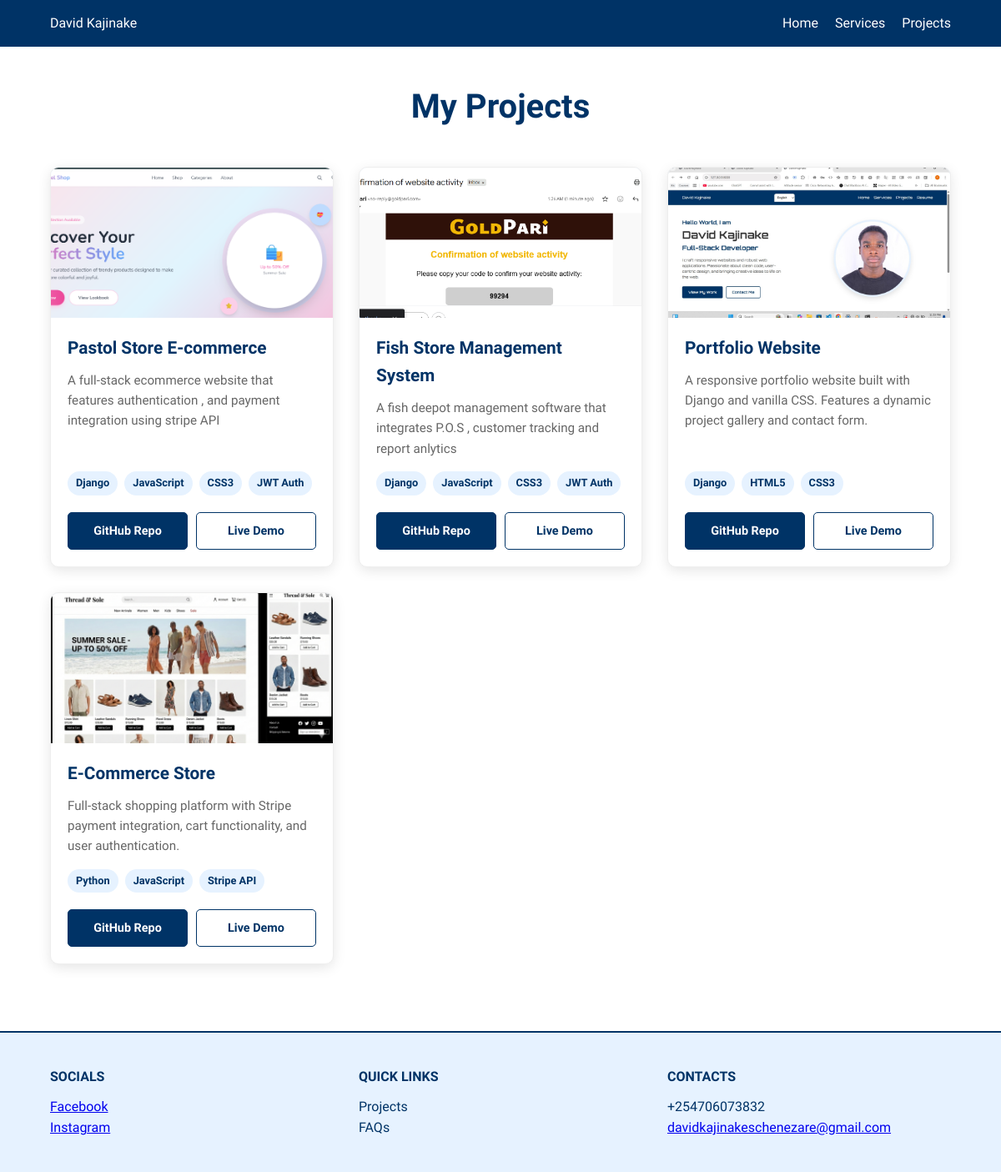
The page /projects/ on the database as committed earlier.
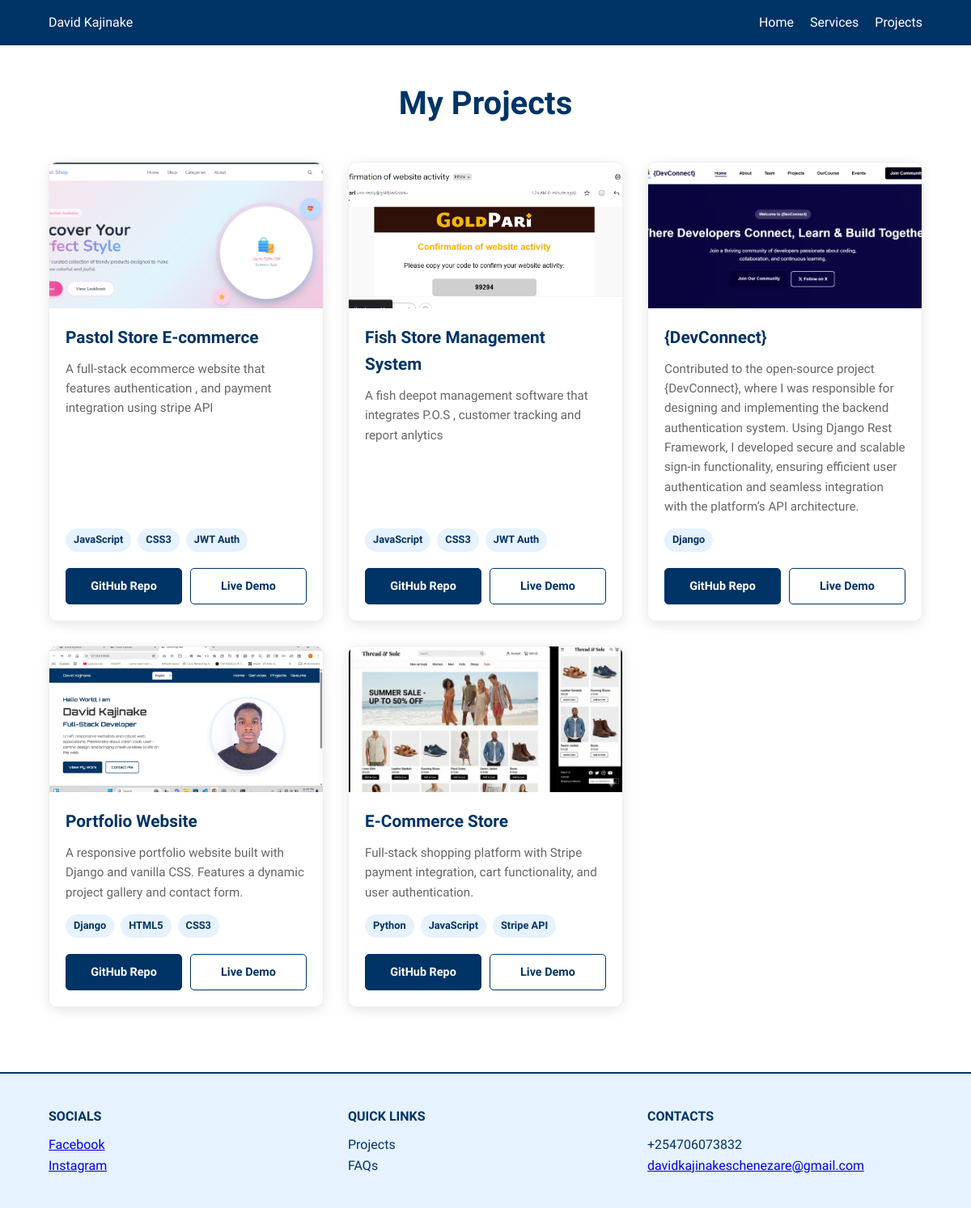
The same page on the database as committed later.
### portfolio/models.py (models this page shows, shortened)
class Project(models.Model):
    name = models.CharField(max_length = 100)
    description = models.TextField(max_length = 1000)
    github_repo_link = models.CharField(max_length = 1000)
    live_demo_link = models.CharField(max_length = 1000)
    image = models.ImageField(blank= True)

class Technology(models.Model):
    name = models.CharField(max_length = 100 , blank = False)
    project_used_on = models.ManyToManyField(Project , related_name="technologies")

class MyPhoneNumber(models.Model):
    phone_number = models.CharField(max_length= 255)
    def __str__(self):
        return self.phone_number

class MyEmail(models.Model):
    email_address = models.EmailField(max_length= 255)
    def __str__(self):
        return self.email_address

### portfolio/views.py (the view)
# urls.py: path("projects/",views.projects , name = "projects") ,
def projects(request):
    projects = Project.objects.all()
    technologies = Technology.objects.all()
    return render(request , "portfolio/projects.html",{
        "projects": projects,
        "technologies": technologies
    })

### portfolio/context_processors.py (called while the page is built)
def get_time():
    local_time = time.localtime()
    current_hour = local_time.tm_hour
    currnt_minute = local_time.tm_min
    current_second = local_time.tm_sec
    return f"{current_hour}{currnt_minute}{current_second}"

def css_js_version(request):
    full_time = get_time()
    return{
        "css_version": full_time ,
        "js_version": full_time
    }

def contacts(request):
    primary_phone_number = MyPhoneNumber.objects.all().first()
    primary_email_address = MyEmail.objects.all().first()
    return{
        "primary_phone_number": primary_phone_number ,
        "primary_email_address": primary_email_address
    }

### portfolio/templates/portfolio/projects.html
{% extends 'portfolio/base.html' %}
{% load static %}
{% block css_link %}
 <link rel="stylesheet" href="{% static 'portfolio/css/projects.css' %}">
{% endblock %}
{% block content %}
<section class="projects-page">
    <h1 class="section-title">My Projects</h1>
    <div class="projects-grid">
        {% for project in projects %}
         <article class="project-card" >             <div class="card-image">
                <img src="{{ project.image.url }}" alt="{{ project.name }}">
             </div>
             <div class="card-content">
                <h3>{{ project.name }}</h3>
                <p class="project-desc">
                    {{ project.description }}
                </p>
                <div class="tech-tags">
                    {% for technology in project.technologies.all %}
                    <span>{{technology.name}}</span>
                    {% endfor %}
                </div>
                <div class="card-actions">
                    <a href="{{ project.github_repo_link }}" target="_blank" class="btn-card">GitHub Repo</a>
                    <a href="{{ project.live_demo_link }}" target="_blank" class="btn-card outline">Live Demo</a>
                </div>
             </div>
         </article>
        {% endfor %}
        <article class="project-card">
            <div class="card-image">
                <img src="{% static 'portfolio/images/portfolio-website.jpg' %}" alt="Project One">
            </div>
            <div class="card-content">
                <h3>Portfolio Website</h3>
                <p class="project-desc">
                    A responsive portfolio website built with Django and vanilla CSS. Features a dynamic project gallery and contact form.
                </p>
                <div class="tech-tags">
                    <span>Django</span>
                    <span>HTML5</span>
                    <span>CSS3</span>
                </div>
                <div class="card-actions">
                    <a href="https://github.com/yourusername/repo" target="_blank" class="btn-card">GitHub Repo</a>
                    <a href="#" target="_blank" class="btn-card outline">Live Demo</a>
                </div>
            </div>
        </article>
        <article class="project-card">
            <div class="card-image">
                <img src="{% static 'portfolio/images/ecommerce.png' %}" alt="Project Two">
            </div>
            <div class="card-content">
                <h3>E-Commerce Store</h3>
                <p class="project-desc">
                    Full-stack shopping platform with Stripe payment integration, cart functionality, and user authentication.
                </p>
                <div class="tech-tags">
                    <span>Python</span>
                    <span>JavaScript</span>
                    <span>Stripe API</span>
                </div>
                <div class="card-actions">
                    <a href="#" target="_blank" class="btn-card">GitHub Repo</a>
                    <a href="#" target="_blank" class="btn-card outline">Live Demo</a>
                </div>
            </div>
        </article>
        </div>
</section>
{% endblock %}

### portfolio/templates/portfolio/base.html (shortened to what this page needs)
{% load static %}
<!DOCTYPE html>
<html lang="en">
<head>
    <link rel="stylesheet" href="{% static 'portfolio/css/base.css' %}?v={{ css_version }}">
    {% block css_link %}
    {% endblock %}
</head>
<body>
    <header>
        <div class="header-container">
            <div class="header-left">
                <div class="title">
                     David <span>Kajinake</span>
                </div>
            </div>
            <div class="header-right">
                <ul>
                    <li><a id="home-anchor" >Home</a></li>
                    <li><a id = "services-anchor" >Services</a></li>
                    <li><a id ="projects-anchor" >Projects</a></li>
                </ul>
            </div>
        </div>
    </header>
    <main>
    <div class="page-container">
        {% block content %}
        {% endblock %}
    </div>
    </main>
    <footer>
        <div class="social">
            <p>Socials</p>
            <ul>
                <li><a href="https://web.facebook.com/profile.php?id=61585217792566" >Facebook</a></li>
                <li><a href="https://www.instagram.com/david_kajinake/" target="_blank" >Instagram</a></li>
            </ul>
        </div>
        <div class="quick-links">
            <p>Quick Links</p>
            <ul>
                <li id="projects-item" >Projects</li>
                <li id="faqs-item" >FAQs</li>
            </ul>
        </div>
        <div class="contacts">
            <p>Contacts</p>
            <ul>
                <li>{{ primary_phone_number }}</li>
                <li> <a target="_blank" href="mailto:{{ primary_email_address }}">{{ primary_email_address }}</a></li>
            </ul>
        </div>
    </footer>
</body>
</html>

### static/portfolio/css/base.css (style rules this page uses)
:root { --primary-dark: #003366; --primary-pale: #e6f2ff; --text-color: #333; --white: #ffffff; }
* { margin: 0; padding: 0; box-sizing: border-box; }
body { font-family: "Orbitron", sans-serif; font-optical-sizing: auto; font-weight: 450; font-style: normal; background-color: var(--white); color: var(--text-color); line-height: 1.6; }
header { background-color: var(--primary-dark); color: var(--white); }
.header-container { display: flex; justify-content: space-between; align-items: center; padding: 15px 5%; flex-wrap: wrap; }
.header-right ul { display: flex; list-style: none; gap: 20px; }
.header-right ul li a { color: var(--white); text-decoration: none; transition: color 0.3s; }
.page-container { min-height: 80vh; padding: 40px 5%; background-color: var(--white); }
footer { background-color: var(--primary-pale); color: var(--primary-dark); padding: 40px 5%; display: grid; grid-template-columns: repeat(auto-fit, minmax(250px, 1fr)); gap: 30px; border-top: 2px solid var(--primary-dark); }
footer div ul { list-style: none; margin-top: 10px; }
footer p { font-weight: bold; text-transform: uppercase; }

### static/portfolio/css/projects.css (style rules this page uses)
.section-title { text-align: center; font-size: 2.5rem; color: var(--primary-dark); margin-bottom: 40px; }
.projects-grid { display: grid; grid-template-columns: repeat(auto-fit, minmax(300px, 1fr)); gap: 30px; padding-bottom: 40px; }
.project-card { background-color: var(--white); border-radius: 10px; overflow: hidden; box-shadow: 0 4px 15px rgba(0,0,0,0.1); transition: transform 0.3s ease, box-shadow 0.3s ease; border: 1px solid #eee; display: flex; flex-direction: column; }
.card-image { width: 100%; height: 180px; background-color: var(--primary-pale); }
.card-image img { width: 100%; height: 100%; object-fit: cover; }
.card-content { padding: 20px; display: flex; flex-direction: column; flex-grow: 1; }
.card-content h3 { color: var(--primary-dark); margin-bottom: 10px; font-size: 1.3rem; }
.project-desc { font-size: 0.95rem; color: #666; margin-bottom: 15px; flex-grow: 1; }
.tech-tags { display: flex; flex-wrap: wrap; gap: 8px; margin-bottom: 20px; }
.tech-tags span { background-color: var(--primary-pale); color: var(--primary-dark); font-size: 0.8rem; padding: 4px 10px; border-radius: 20px; font-weight: 600; }
.card-actions { display: flex; gap: 10px; }
.btn-card { flex: 1; text-align: center; padding: 10px; text-decoration: none; border-radius: 5px; font-size: 0.9rem; font-weight: bold; background-color: var(--primary-dark); color: var(--white); border: 1px solid var(--primary-dark); transition: all 0.3s ease; }
.btn-card.outline { background-color: transparent; color: var(--primary-dark); }

Rows that differ between the two databases and show on the page:
changed Project "Pastol Store E-commerce": loses Technology (name "Django")
changed Project "Fish Store Management System": loses Technology (name "Django")
added Project: image (picture), name "{DevConnect}", description "Contributed to the open-source project {DevConnect}, where I was responsible for designing and implementing the backend authentication system. Using Django Rest Framework, I developed secure and scalable sign-in functionality, ensuring efficient user authentication and seamless integration with the platform’s API architecture.", Technology (name "Django")
